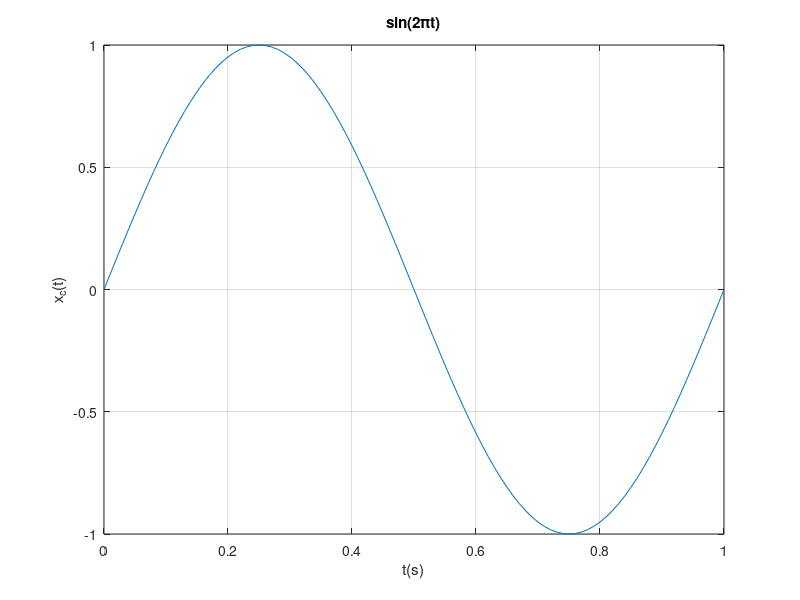
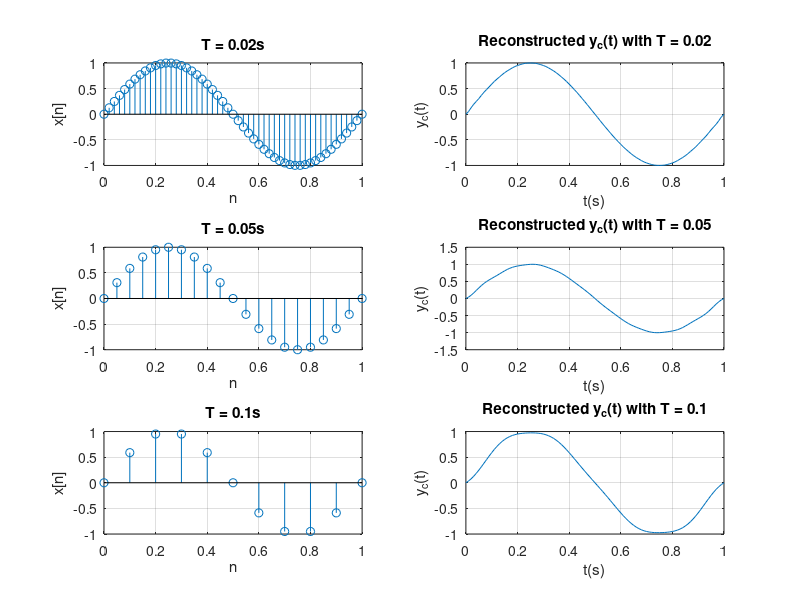
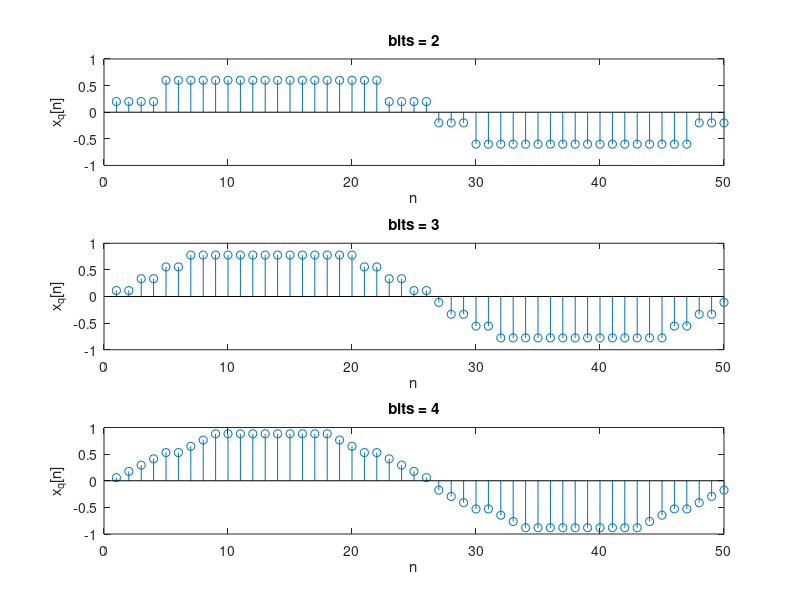

Reproduce these figures in MATLAB, in order.
%% (a)
t = 0:0.01:1;
xc = sin(2*pi*t);
figure(1);
plot(t, xc);
title('sin(2\pit)');
xlabel('t(s)');
ylabel('x_c(t)');
grid on;
%% (b) (c)
T1 = 0.02;
T2 = 0.05;
T3 = 0.1;

n1 = 0:T1:1;
n2 = 0:T2:1;
n3 = 0:T3:1;

x1 = sin(2*pi*n1);
x2 = sin(2*pi*n2);
x3 = sin(2*pi*n3);

figure(2);
subplot(3, 2, 1);
stem(n1, x1);
title('T = 0.02s');
xlabel('n');
ylabel('x[n]');
grid on;

subplot(3, 2, 3);
stem(n2, x2);
title('T = 0.05s');
xlabel('n');
ylabel('x[n]');
grid on;

subplot(3, 2, 5);
stem(n3, x3);
title('T = 0.1s');
xlabel('n');
ylabel('x[n]');
grid on;

yc1 = zeros(1, length(t));
yc2 = zeros(1, length(t));
yc3 = zeros(1, length(t));

for k = 1:length(t)
    yc1(k) = sum(x1 .* sinc((t(k) - n1)/ T1));
    yc2(k) = sum(x2 .* sinc((t(k) - n2)/ T2));
    yc3(k) = sum(x3 .* sinc((t(k) - n3)/ T3));
end

subplot(3, 2, 2); 
plot(t, yc1); 
title('Reconstructed y_c(t) with T = 0.02');
xlabel('t(s)'); 
ylabel('y_c(t)'); 
grid on;

subplot(3, 2, 4); 
plot(t, yc2); 
title('Reconstructed y_c(t) with T = 0.05');
xlabel('t(s)'); 
ylabel('y_c(t)'); 
grid on;

subplot(3, 2, 6); 
plot(t, yc3); 
title('Reconstructed y_c(t) with T = 0.1');
xlabel('t(s)'); 
ylabel('y_c(t)'); 
grid on;
%% (d)
mse1 = mean((xc - yc1).^2);
mse2 = mean((xc - yc2).^2);
mse3 = mean((xc - yc3).^2);

fprintf('MSE for T = 0.02: %f\n', mse1);
fprintf('MSE for T = 0.05: %f\n', mse2);
fprintf('MSE for T = 0.1: %f\n', mse3);

% (e) Quantize
figure(3);
Quantize_bits = [2, 3, 4]; % 對應 2-bit, 3-bit, 和 4-bit
for b = 1:length(Quantize_bits)
    q = Quantize_bits(b);
    x_q = round((x1 + 1) / 2 * (2^q + 1));
    x_q(x_q > 2^q) = 2^q;
    x_q(x_q < 1) = 1;
    x_q = x_q / (2^q + 1) * 2 - 1;
    
    % Plot quantized signal
    subplot(3, 1, b);
    stem(x_q);
    axis([0, length(x_q) - 1, -1, 1]);
    title(['bits = ', num2str(q)]);
    xlabel('n');
    ylabel('x_q[n]');
    
    % (f) MSE Calculation
    MSE_quantize(b) = mean((x_q - x1).^2);
    fprintf("MSE for %d levels is %e\n", 2^q, MSE_quantize(b));
end
